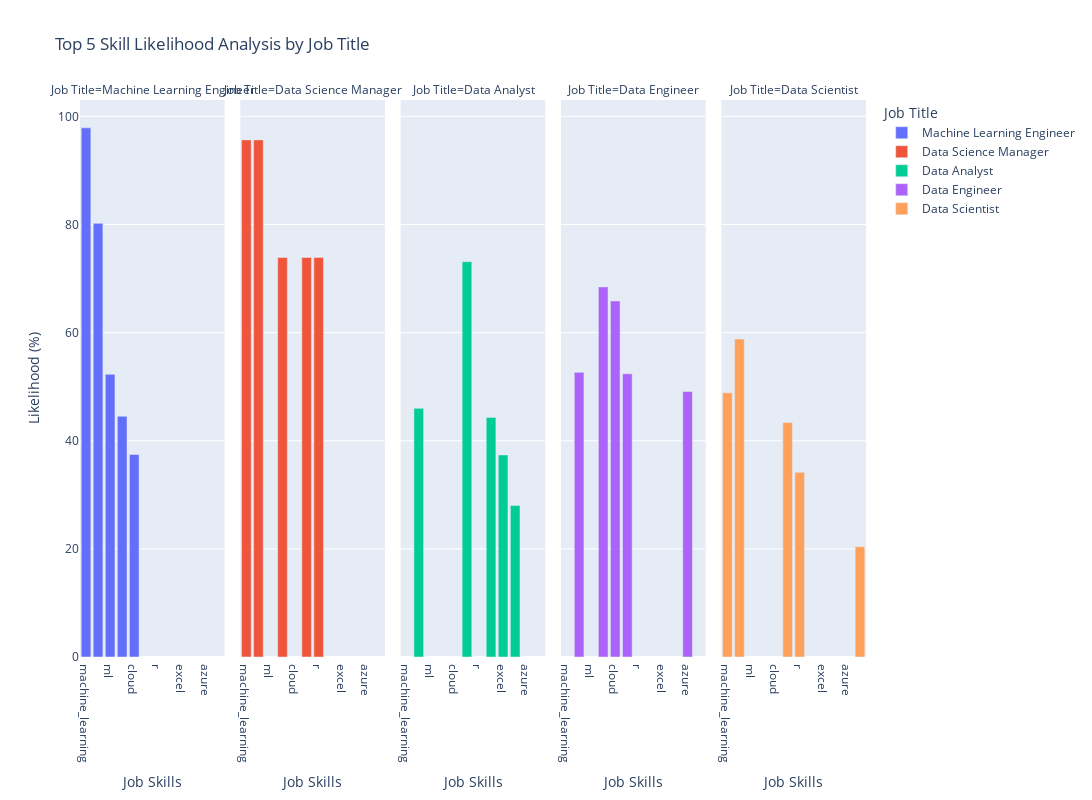

Notebook cell for this chart:
### Code cell
# Function to get top 5 skills for each job title
def get_top_5_skills(job_title):
    return skill_likelihood[skill_likelihood['Job Title'] == job_title].nlargest(5, 'Likelihood (%)')

# Get unique job titles
job_titles = skill_likelihood['Job Title'].unique()

# Get top 5 skills for each job title
top_5_skills_per_title = pd.concat([get_top_5_skills(job_title) for job_title in job_titles])

# Sort the data in descending order for visualization
top_5_skills_per_title.sort_values(by='Likelihood (%)', ascending=False, inplace=True)

# Create a bar plot to visualize the top 5 skill likelihoods for each job title in separate subplots
fig = px.bar(top_5_skills_per_title, 
             x='Job Skills', 
             y='Likelihood (%)', 
             color='Job Title', 
             facet_col='Job Title', # Creating subplots based on 'Job Title'
             title='Top 5 Skill Likelihood Analysis by Job Title',
             labels={'Job Skills': 'Job Skills', 'Likelihood (%)': 'Likelihood (%)'})

# Update layout
fig.update_layout(
    xaxis_title="Job Skills",
    yaxis_title="Likelihood (%)",
    legend_title="Job Title",
    width=1300,
    height=800
)

fig.show()

### Figure 1 — Plotly figure (JSON) as saved in the notebook; plotly's stock layout.template omitted (floating-point values rounded to 4 significant figures)
{"data": [{"alignmentgroup": "True", "hovertemplate": "Job Title=Machine Learning Engineer<br>Job Skills=%{x}<br>Likelihood (%)=%{y}<extra></extra>", "legendgroup": "Machine Learning Engineer", "marker": {"color": "#636efa", "pattern": {"shape": ""}}, "name": "Machine Learning Engineer", "offsetgroup": "Machine Learning Engineer", "orientation": "v", "showlegend": true, "textposition": "auto", "type": "bar", "x": ["machine_learning", "python", "ml", "aws", "cloud"], "xaxis": "x", "y": [97.88, 80.21, 52.3, 44.52, 37.46], "yaxis": "y"}, {"alignmentgroup": "True", "hovertemplate": "Job Title=Data Science Manager<br>Job Skills=%{x}<br>Likelihood (%)=%{y}<extra></extra>", "legendgroup": "Data Science Manager", "marker": {"color": "#EF553B", "pattern": {"shape": ""}}, "name": "Data Science Manager", "offsetgroup": "Data Science Manager", "orientation": "v", "showlegend": true, "textposition": "auto", "type": "bar", "x": ["machine_learning", "python", "aws", "sql", "r"], "xaxis": "x2", "y": [95.65, 95.65, 73.91, 73.91, 73.91], "yaxis": "y2"}, {"alignmentgroup": "True", "hovertemplate": "Job Title=Data Analyst<br>Job Skills=%{x}<br>Likelihood (%)=%{y}<extra></extra>", "legendgroup": "Data Analyst", "marker": {"color": "#00cc96", "pattern": {"shape": ""}}, "name": "Data Analyst", "offsetgroup": "Data Analyst", "orientation": "v", "showlegend": true, "textposition": "auto", "type": "bar", "x": ["sql", "python", "tableau", "excel", "database"], "xaxis": "x3", "y": [73.13, 45.99, 44.31, 37.37, 28.01], "yaxis": "y3"}, {"alignmentgroup": "True", "hovertemplate": "Job Title=Data Engineer<br>Job Skills=%{x}<br>Likelihood (%)=%{y}<extra></extra>", "legendgroup": "Data Engineer", "marker": {"color": "#ab63fa", "pattern": {"shape": ""}}, "name": "Data Engineer", "offsetgroup": "Data Engineer", "orientation": "v", "showlegend": true, "textposition": "auto", "type": "bar", "x": ["aws", "cloud", "python", "sql", "azure"], "xaxis": "x4", "y": [68.46, 65.86, 52.66, 52.4, 49.1], "yaxis": "y4"}, {"alignmentgroup": "True", "hovertemplate": "Job Title=Data Scientist<br>Job Skills=%{x}<br>Likelihood (%)=%{y}<extra></extra>", "legendgroup": "Data Scientist", "marker": {"color": "#FFA15A", "pattern": {"shape": ""}}, "name": "Data Scientist", "offsetgroup": "Data Scientist", "orientation": "v", "showlegend": true, "textposition": "auto", "type": "bar", "x": ["python", "machine_learning", "sql", "r", "programming"], "xaxis": "x5", "y": [58.83, 48.87, 43.37, 34.17, 20.41], "yaxis": "y5"}], "layout": {"annotations": [{"font": {}, "showarrow": false, "text": "Job Title=Machine Learning Engineer", "x": 0.092, "xanchor": "center", "xref": "paper", "y": 1, "yanchor": "bottom", "yref": "paper"}, {"font": {}, "showarrow": false, "text": "Job Title=Data Science Manager", "x": 0.296, "xanchor": "center", "xref": "paper", "y": 1, "yanchor": "bottom", "yref": "paper"}, {"font": {}, "showarrow": false, "text": "Job Title=Data Analyst", "x": 0.5, "xanchor": "center", "xref": "paper", "y": 1, "yanchor": "bottom", "yref": "paper"}, {"font": {}, "showarrow": false, "text": "Job Title=Data Engineer", "x": 0.704, "xanchor": "center", "xref": "paper", "y": 1, "yanchor": "bottom", "yref": "paper"}, {"font": {}, "showarrow": false, "text": "Job Title=Data Scientist", "x": 0.908, "xanchor": "center", "xref": "paper", "y": 1, "yanchor": "bottom", "yref": "paper"}], "barmode": "relative", "height": 800, "legend": {"title": {"text": "Job Title"}, "tracegroupgap": 0}, "title": {"text": "Top 5 Skill Likelihood Analysis by Job Title"}, "width": 1300, "xaxis": {"anchor": "y", "domain": [0, 0.184], "title": {"text": "Job Skills"}}, "xaxis2": {"anchor": "y2", "domain": [0.204, 0.388], "matches": "x", "title": {"text": "Job Skills"}}, "xaxis3": {"anchor": "y3", "domain": [0.408, 0.592], "matches": "x", "title": {"text": "Job Skills"}}, "xaxis4": {"anchor": "y4", "domain": [0.612, 0.796], "matches": "x", "title": {"text": "Job Skills"}}, "xaxis5": {"anchor": "y5", "domain": [0.816, 1], "matches": "x", "title": {"text": "Job Skills"}}, "yaxis": {"anchor": "x", "domain": [0, 1], "title": {"text": "Likelihood (%)"}}, "yaxis2": {"anchor": "x2", "domain": [0, 1], "matches": "y", "showticklabels": false}, "yaxis3": {"anchor": "x3", "domain": [0, 1], "matches": "y", "showticklabels": false}, "yaxis4": {"anchor": "x4", "domain": [0, 1], "matches": "y", "showticklabels": false}, "yaxis5": {"anchor": "x5", "domain": [0, 1], "matches": "y", "showticklabels": false}}}
